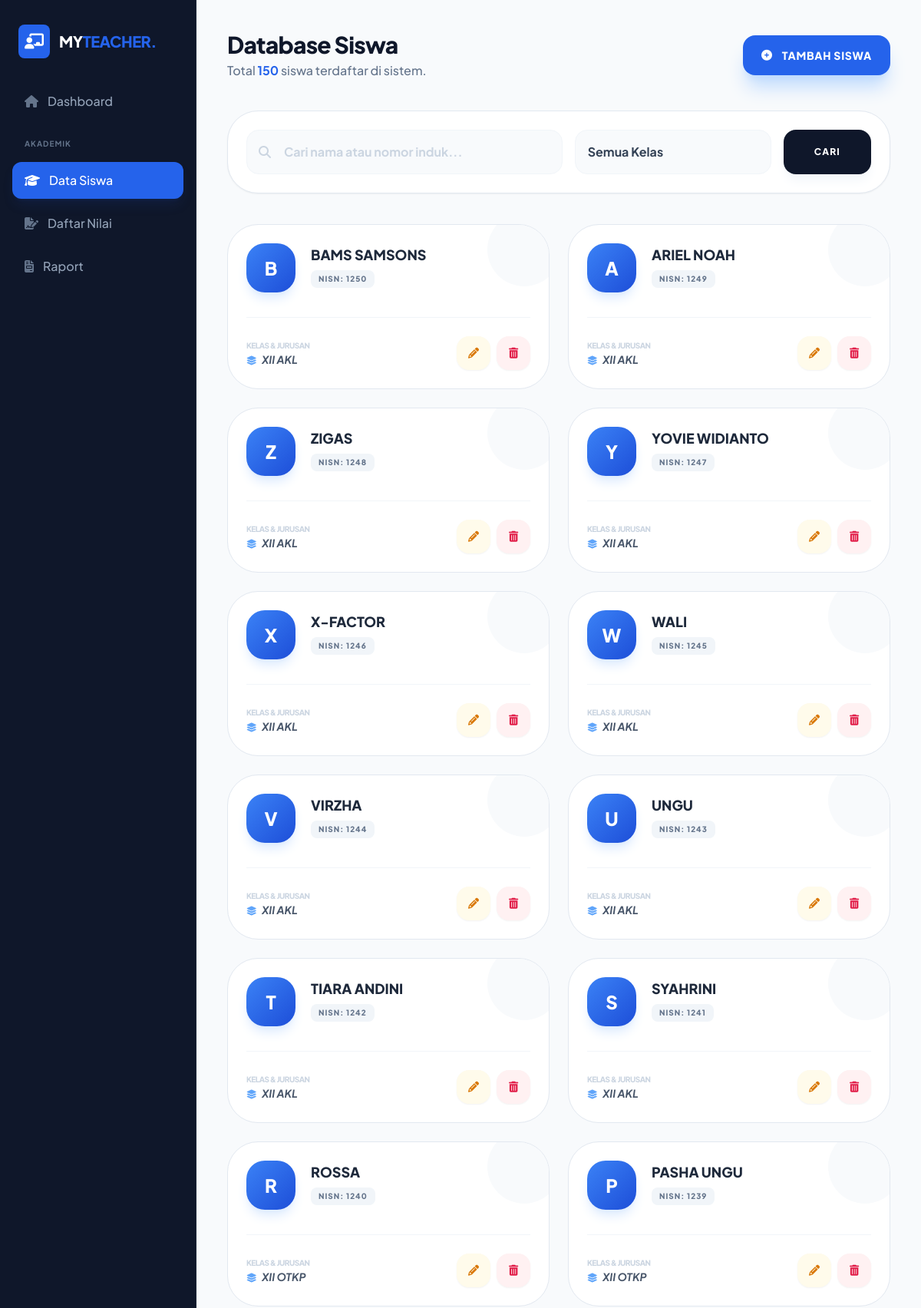
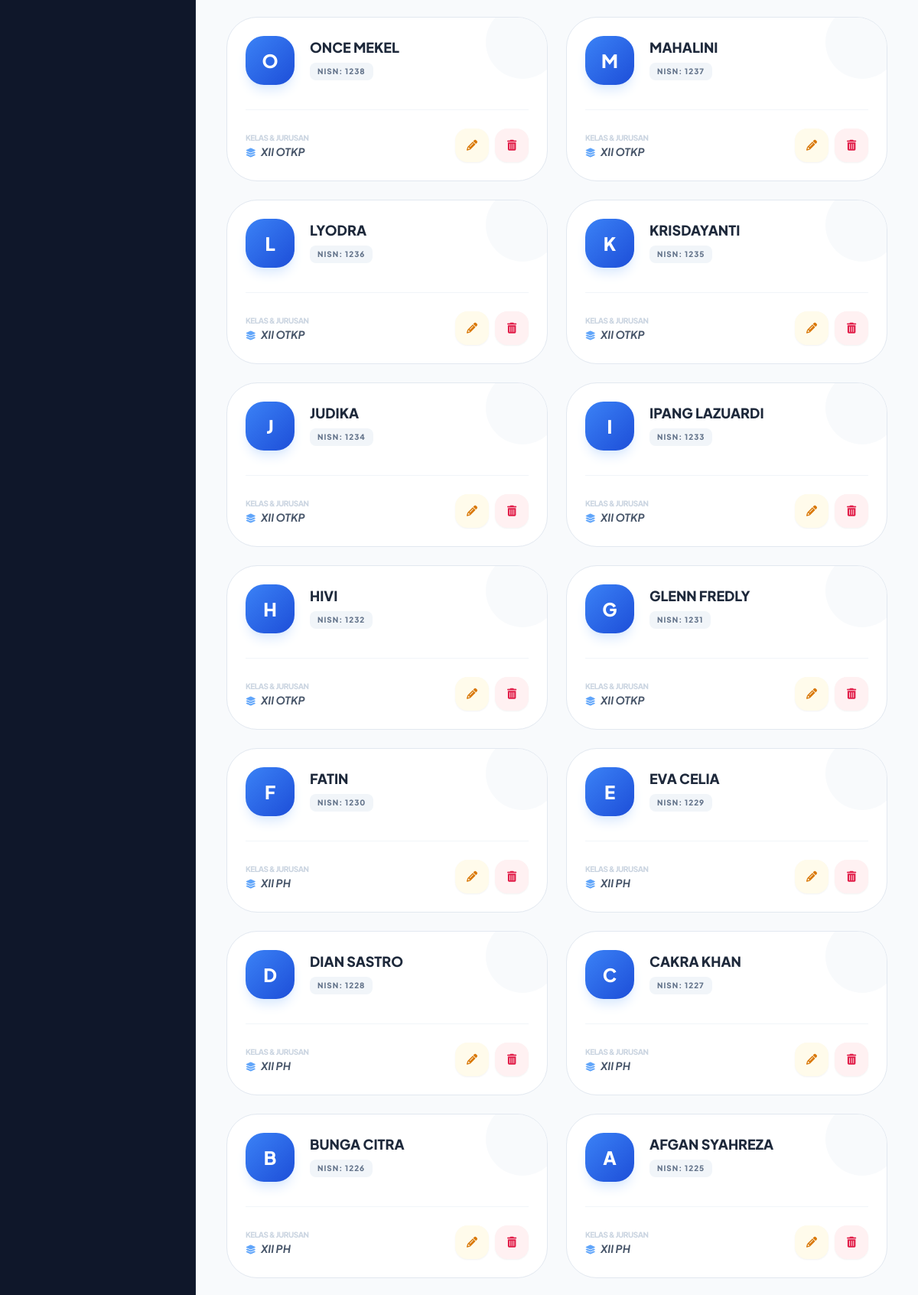
/kelola/data_siswa.php (signed in, upper part), run on the app's committed database (2 pictures, top to bottom).
### tables this page shows
CREATE TABLE `daftar_siswa` (
  `id_siswa` int(11) NOT NULL,
  `nama_siswa` varchar(255) NOT NULL,
  `tempat_lahir` varchar(100) DEFAULT NULL,
  `tanggal_lahir` date DEFAULT NULL,
  `jenis_kelamin` enum('Laki-laki','Perempuan') DEFAULT NULL,
  `nisn` varchar(20) DEFAULT NULL,
  `kelas_jurusan` varchar(255) DEFAULT NULL,
  `alamat` text DEFAULT NULL,
  `no_hp` varchar(15) DEFAULT NULL,
  `nama_orang_tua` varchar(255) DEFAULT NULL
);

### kelola/data_siswa.php (the view, shortened to what this page needs)
<?php
include '../koneksi.php';
$search = isset($_GET['search']) ? mysqli_real_escape_string($conn, $_GET['search']) : '';
$query_sql = "SELECT * FROM daftar_siswa WHERE 1=1";
$query_sql .= " ORDER BY id_siswa DESC";
$data_siswa = mysqli_query($conn, $query_sql);
?>
<!DOCTYPE html>
<html lang="id">
<head>
    <script src="https://cdn.tailwindcss.com"></script>
    <link rel="stylesheet" href="https://cdnjs.cloudflare.com/ajax/libs/font-awesome/6.4.0/css/all.min.css">
</head>
<body class="bg-[#f8fafc] flex flex-col lg:flex-row min-h-screen">
    <?php include 'sidebar.php'; ?>
    <div class="flex-1 flex flex-col min-w-0">
        <main class="p-4 md:p-8 lg:p-10">
            <div class="max-w-7xl mx-auto">
                <div class="flex flex-col md:flex-row md:items-center justify-between gap-6 mb-10">
                    <div>
                        <h1 class="text-3xl font-black text-slate-900 tracking-tight">Database Siswa</h1>
                        <p class="text-slate-500 font-medium mt-1">Total <span class="text-blue-600 font-bold"><?= mysqli_num_rows($data_siswa) ?></span> siswa terdaftar di sistem.</p>
                    </div>
                    <a href="tambah_data_siswa.php" class="inline-flex items-center justify-center gap-3 bg-blue-600 hover:bg-blue-700 text-white px-6 py-4 rounded-2xl font-black shadow-xl shadow-blue-200 transition-all active:scale-95 text-sm uppercase tracking-wider">
                        <i class="fas fa-plus-circle"></i> Tambah Siswa
                    </a>
                </div>
                <div class="bg-white p-6 rounded-[2.5rem] shadow-sm border border-slate-200 mb-10">
                    <form method="GET" class="flex flex-col lg:flex-row gap-4">
                        <div class="flex-1 relative group">
                            <i class="fas fa-search absolute left-4 top-1/2 -translate-y-1/2 text-slate-300 group-focus-within:text-blue-500 transition-colors"></i>
                            <input type="text" name="search" value="<?= $search ?>" placeholder="Cari nama atau nomor induk..."
                                   class="w-full pl-12 pr-4 py-4 bg-slate-50 border border-slate-100 rounded-2xl focus:ring-4 focus:ring-blue-500/10 focus:border-blue-500 outline-none font-bold text-slate-700 transition-all placeholder:text-slate-300">
                        </div>
                        <div class="w-full lg:w-64">
                            <select name="kelas" class="w-full bg-slate-50 border border-slate-100 p-4 rounded-2xl focus:ring-4 focus:ring-blue-500/10 focus:border-blue-500 outline-none font-bold text-slate-700 appearance-none cursor-pointer">
                                <option value="">Semua Kelas</option>
                            </select>
                        </div>
                        <div class="flex gap-2">
                            <button type="submit" class="flex-1 lg:flex-none bg-slate-900 text-white px-10 py-4 rounded-2xl font-black hover:bg-blue-600 transition-all shadow-lg shadow-slate-100 uppercase text-xs tracking-widest">
                                Cari
                            </button>
                        </div>
                    </form>
                </div>
                <div class="grid grid-cols-1 md:grid-cols-2 xl:grid-cols-3 gap-6">
                    <?php if(mysqli_num_rows($data_siswa) > 0): ?>
                        <?php while($row = mysqli_fetch_assoc($data_siswa)): ?>
                        <div class="bg-white rounded-[2.5rem] border border-slate-200 p-6 hover:border-blue-400 hover:shadow-2xl hover:shadow-blue-100/50 transition-all duration-300 group relative overflow-hidden">
                            <div class="absolute -right-4 -top-4 w-24 h-24 bg-slate-50 rounded-full group-hover:bg-blue-50 transition-colors duration-300"></div>
                            <div class="relative flex items-start gap-5">
                                <div class="w-16 h-16 shrink-0 rounded-[1.5rem] bg-gradient-to-br from-blue-500 to-blue-700 text-white flex items-center justify-center font-black text-2xl shadow-lg shadow-blue-100">
                                    <?= strtoupper(substr($row['nama_siswa'], 0, 1)) ?>
                                </div>
                                <div class="flex-1 min-w-0 pt-1">
                                    <h3 class="font-black text-slate-800 text-lg leading-tight truncate pr-4 group-hover:text-blue-600 transition-colors uppercase">
                                        <?= $row['nama_siswa'] ?>
                                    </h3>
                                    <div class="flex items-center gap-2 mt-2">
                                        <span class="px-2.5 py-1 bg-slate-100 text-slate-500 text-[10px] font-black uppercase tracking-widest rounded-lg">
                                            NISN: <?= $row['nisn'] ?>
                                        </span>
                                    </div>
                                </div>
                            </div>
                            <div class="mt-8 pt-6 border-t border-slate-100 flex items-center justify-between">
                                <div class="flex flex-col">
                                    <span class="text-[10px] font-black text-slate-300 uppercase tracking-tighter">Kelas & Jurusan</span>
                                    <span class="text-sm font-bold text-slate-600 uppercase italic">
                                        <i class="fas fa-layer-group text-blue-400 mr-1 text-xs"></i> <?= $row['kelas_jurusan'] ?>
                                    </span>
                                </div>
                                <div class="flex gap-2">
                                    <a href="edit_data_siswa.php?id=<?= $row['id_siswa'] ?>"
                                       class="w-11 h-11 flex items-center justify-center rounded-2xl bg-amber-50 text-amber-600 hover:bg-amber-500 hover:text-white transition-all shadow-sm" title="Edit Biodata">
                                        <i class="fas fa-pencil-alt text-sm"></i>
                                    </a>
                                    <a href="hapus_data_siswa.php?id=<?= $row['id_siswa'] ?>"
                                       onclick="return confirm('Hapus data siswa ini?')"
                                       class="w-11 h-11 flex items-center justify-center rounded-2xl bg-rose-50 text-rose-600 hover:bg-rose-500 hover:text-white transition-all shadow-sm" title="Hapus Permanen">
                                        <i class="fas fa-trash-alt text-sm"></i>
                                    </a>
                                </div>
                            </div>
                        </div>
                        <?php endwhile; ?>
                    <?php endif; ?>
                </div>
            </div>
        </main>
    </div>
</body>
</html>

### kelola/sidebar.php (shortened to what this page needs)
<?php
$current_page = basename($_SERVER['PHP_SELF']);
?>
<aside id="mainSidebar" class="fixed lg:sticky top-0 left-0 z-50 flex flex-col w-64 h-screen px-4 py-8 bg-slate-900 border-r border-slate-800 overflow-y-auto shrink-0 transition-transform duration-300 -translate-x-full lg:translate-x-0">
    <a href="index.php" class="flex items-center gap-3 px-2 mb-8 text-white no-underline">
        <div class="p-2 bg-blue-600 rounded-lg">
            <i class="fas fa-chalkboard-teacher text-xl"></i>
        </div>
        <span class="font-black text-xl tracking-tight text-white uppercase">MY<span class="text-blue-600">TEACHER.</span></span>
    </a>
    <div class="flex flex-col justify-between flex-1">
        <nav class="space-y-2">
            <a href="index.php"
               class="flex items-center gap-3 px-4 py-3 rounded-xl transition-all duration-200 group
               <?= ($current_page == 'index.php') ? 'bg-blue-600 text-white shadow-lg shadow-blue-900/20' : 'text-slate-400 hover:bg-slate-800 hover:text-white'; ?>">
                <i class="fas fa-home <?= ($current_page == 'index.php') ? 'text-white' : 'text-slate-500 group-hover:text-blue-400'; ?>"></i>
                <span class="font-medium">Dashboard</span>
            </a>
            <div class="pt-4 pb-2 px-4 text-[10px] font-bold text-slate-500 uppercase tracking-widest">Akademik</div>
            <a href="data_siswa.php"
               class="flex items-center gap-3 px-4 py-3 rounded-xl transition-all duration-200 group
               <?= ($current_page == 'data_siswa.php' || strpos($current_page, 'siswa') !== false) ? 'bg-blue-600 text-white shadow-lg shadow-blue-900/20' : 'text-slate-400 hover:bg-slate-800 hover:text-white'; ?>">
                <i class="fa-solid fa-graduation-cap <?= ($current_page == 'data_siswa.php' || strpos($current_page, 'siswa') !== false) ? 'text-white' : 'text-slate-500 group-hover:text-blue-400'; ?>"></i>
                <span class="font-medium">Data Siswa</span>
            </a>
            <a href="daftar_nilai.php"
               class="flex items-center gap-3 px-4 py-3 rounded-xl transition-all duration-200 group
               <?= ($current_page == 'daftar_nilai.php' || strpos($current_page, 'nilai') !== false) ? 'bg-blue-600 text-white shadow-lg shadow-blue-900/20' : 'text-slate-400 hover:bg-slate-800 hover:text-white'; ?>">
                <i class="fa-solid fa-file-signature <?= ($current_page == 'daftar_nilai.php' || strpos($current_page, 'nilai') !== false) ? 'text-white' : 'text-slate-500 group-hover:text-blue-400'; ?>"></i>
                <span class="font-medium">Daftar Nilai</span>
            </a>
            <a href="raport.php"
               class="flex items-center gap-3 px-4 py-3 rounded-xl transition-all duration-200 group
               <?= ($current_page == 'raport.php') ? 'bg-blue-600 text-white shadow-lg shadow-blue-900/20' : 'text-slate-400 hover:bg-slate-800 hover:text-white'; ?>">
                <i class="fa-solid fa-file-invoice <?= ($current_page == 'raport.php') ? 'text-white' : 'text-slate-500 group-hover:text-blue-400'; ?>"></i>
                <span class="font-medium">Raport</span>
            </a>
        </nav>
    </div>
</aside>

### kelola/data_siswa.php (style rules this page uses)
body { font-family: 'Plus Jakarta Sans', sans-serif; }

### data on the page
daftar_siswa: nama_siswa "B", nama_siswa "BAMS SAMSONS", nisn "1250", kelas_jurusan "XII AKL"
daftar_siswa: nama_siswa "A", nama_siswa "ARIEL NOAH", nisn "1249", kelas_jurusan "XII AKL"
daftar_siswa: nama_siswa "Z", nama_siswa "ZIGAS", nisn "1248", kelas_jurusan "XII AKL"
daftar_siswa: nama_siswa "Y", nama_siswa "YOVIE WIDIANTO", nisn "1247", kelas_jurusan "XII AKL"
daftar_siswa: nama_siswa "X", nama_siswa "X-FACTOR", nisn "1246", kelas_jurusan "XII AKL"
daftar_siswa: nama_siswa "W", nama_siswa "WALI", nisn "1245", kelas_jurusan "XII AKL"
daftar_siswa: nama_siswa "V", nama_siswa "VIRZHA", nisn "1244", kelas_jurusan "XII AKL"
daftar_siswa: nama_siswa "U", nama_siswa "UNGU", nisn "1243", kelas_jurusan "XII AKL"
daftar_siswa: nama_siswa "T", nama_siswa "TIARA ANDINI", nisn "1242", kelas_jurusan "XII AKL"
daftar_siswa: nama_siswa "S", nama_siswa "SYAHRINI", nisn "1241", kelas_jurusan "XII AKL"
daftar_siswa: nama_siswa "R", nama_siswa "ROSSA", nisn "1240", kelas_jurusan "XII OTKP"
daftar_siswa: nama_siswa "P", nama_siswa "PASHA UNGU", nisn "1239", kelas_jurusan "XII OTKP"
daftar_siswa: nama_siswa "O", nama_siswa "ONCE MEKEL", nisn "1238", kelas_jurusan "XII OTKP"
daftar_siswa: nama_siswa "M", nama_siswa "MAHALINI", nisn "1237", kelas_jurusan "XII OTKP"
daftar_siswa: nama_siswa "L", nama_siswa "LYODRA", nisn "1236", kelas_jurusan "XII OTKP"
daftar_siswa: nama_siswa "K", nama_siswa "KRISDAYANTI", nisn "1235", kelas_jurusan "XII OTKP"
daftar_siswa: nama_siswa "J", nama_siswa "JUDIKA", nisn "1234", kelas_jurusan "XII OTKP"
daftar_siswa: nama_siswa "I", nama_siswa "IPANG LAZUARDI", nisn "1233", kelas_jurusan "XII OTKP"
daftar_siswa: nama_siswa "H", nama_siswa "HIVI", nisn "1232", kelas_jurusan "XII OTKP"
daftar_siswa: nama_siswa "G", nama_siswa "GLENN FREDLY", nisn "1231", kelas_jurusan "XII OTKP"
daftar_siswa: nama_siswa "F", nama_siswa "FATIN", nisn "1230", kelas_jurusan "XII PH"
daftar_siswa: nama_siswa "E", nama_siswa "EVA CELIA", nisn "1229", kelas_jurusan "XII PH"
daftar_siswa: nama_siswa "D", nama_siswa "DIAN SASTRO", nisn "1228", kelas_jurusan "XII PH"
daftar_siswa: nama_siswa "C", nama_siswa "CAKRA KHAN", nisn "1227", kelas_jurusan "XII PH"
daftar_siswa: nama_siswa "B", nama_siswa "BUNGA CITRA", nisn "1226", kelas_jurusan "XII PH"
daftar_siswa: nama_siswa "A", nama_siswa "AFGAN SYAHREZA", nisn "1225", kelas_jurusan "XII PH"

### other printed values
mysqli_num_rows($data_siswa) "150"
